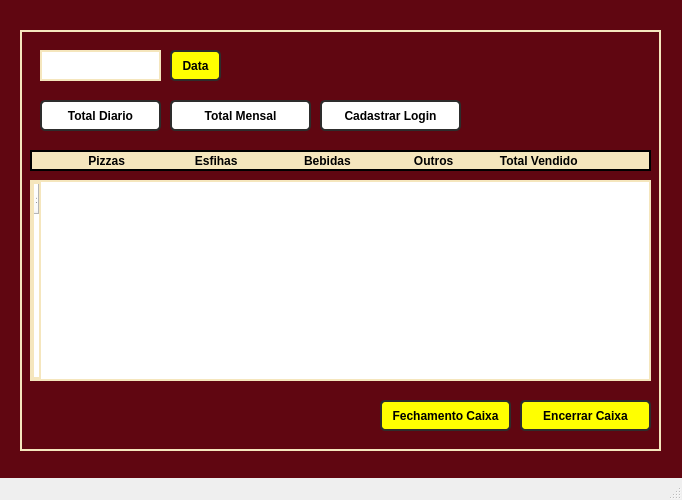
<?xml version="1.0" encoding="UTF-8"?>
<ui version="4.0">
 <class>MainWindow</class>
 <widget class="QMainWindow" name="MainWindow">
  <property name="geometry">
   <rect>
    <x>0</x>
    <y>0</y>
    <width>682</width>
    <height>500</height>
   </rect>
  </property>
  <property name="minimumSize">
   <size>
    <width>682</width>
    <height>500</height>
   </size>
  </property>
  <property name="maximumSize">
   <size>
    <width>682</width>
    <height>500</height>
   </size>
  </property>
  <property name="windowTitle">
   <string>Caixa</string>
  </property>
  <widget class="QWidget" name="centralwidget">
   <layout class="QHBoxLayout" name="horizontalLayout">
    <property name="spacing">
     <number>0</number>
    </property>
    <property name="leftMargin">
     <number>0</number>
    </property>
    <property name="topMargin">
     <number>0</number>
    </property>
    <property name="rightMargin">
     <number>0</number>
    </property>
    <property name="bottomMargin">
     <number>0</number>
    </property>
    <item>
     <widget class="QFrame" name="frame">
      <property name="styleSheet">
       <string notr="true">background-color: rgb(96, 6, 17);</string>
      </property>
      <property name="frameShape">
       <enum>QFrame::NoFrame</enum>
      </property>
      <property name="frameShadow">
       <enum>QFrame::Raised</enum>
      </property>
      <widget class="QFrame" name="frame_2">
       <property name="geometry">
        <rect>
         <x>20</x>
         <y>30</y>
         <width>641</width>
         <height>421</height>
        </rect>
       </property>
       <property name="styleSheet">
        <string notr="true">border: 2px solid rgb(245, 230, 189);</string>
       </property>
       <property name="frameShape">
        <enum>QFrame::StyledPanel</enum>
       </property>
       <property name="frameShadow">
        <enum>QFrame::Raised</enum>
       </property>
       <widget class="QTableWidget" name="tableWidget">
        <property name="geometry">
         <rect>
          <x>10</x>
          <y>150</y>
          <width>621</width>
          <height>201</height>
         </rect>
        </property>
        <property name="font">
         <font>
          <weight>75</weight>
          <bold>true</bold>
         </font>
        </property>
        <property name="styleSheet">
         <string notr="true">background-color: rgb(255, 255, 255);</string>
        </property>
        <row>
         <property name="text">
          <string>1</string>
         </property>
         <property name="font">
          <font>
           <pointsize>7</pointsize>
           <weight>75</weight>
           <bold>true</bold>
          </font>
         </property>
        </row>
       </widget>
       <widget class="QLabel" name="label_data">
        <property name="geometry">
         <rect>
          <x>20</x>
          <y>20</y>
          <width>121</width>
          <height>31</height>
         </rect>
        </property>
        <property name="font">
         <font>
          <weight>75</weight>
          <bold>true</bold>
         </font>
        </property>
        <property name="styleSheet">
         <string notr="true">background-color: rgb(255, 255, 255);</string>
        </property>
        <property name="text">
         <string/>
        </property>
       </widget>
       <widget class="QPushButton" name="calendario">
        <property name="geometry">
         <rect>
          <x>150</x>
          <y>20</y>
          <width>51</width>
          <height>31</height>
         </rect>
        </property>
        <property name="font">
         <font>
          <weight>75</weight>
          <bold>true</bold>
         </font>
        </property>
        <property name="styleSheet">
         <string notr="true">QPushButton{
	border: 2px solid rgb(45, 45, 45);
 	border-radius: 5px;
    padding: 5px;
     color: rgb(255,275,275);
	background-color: rgb(255, 255, 0);
}
QPushButton:hover{
	border: 2px solid rgb(55, 55, 55);
    color: rgb(0,0,0);
}
QPushButton:focus{
	border: 2px solid rgb(255, 207, 0);
     color: rgb(0, 0, 0);
}</string>
        </property>
        <property name="text">
         <string>Data</string>
        </property>
       </widget>
       <widget class="QPushButton" name="total_diario">
        <property name="geometry">
         <rect>
          <x>20</x>
          <y>70</y>
          <width>121</width>
          <height>31</height>
         </rect>
        </property>
        <property name="font">
         <font>
          <weight>75</weight>
          <bold>true</bold>
         </font>
        </property>
        <property name="styleSheet">
         <string notr="true">QPushButton{
	border: 2px solid rgb(45, 45, 45);
 	border-radius: 5px;
    padding: 5px;
     color: rgb(255,275,275);
	background-color: rgb(255, 255, 255);
}
QPushButton:hover{
	border: 2px solid rgb(55, 55, 55);
    color: rgb(0,0,0);
}
QPushButton:focus{
	border: 2px solid rgb(255, 207, 0);
     color: rgb(0, 0, 0);
}</string>
        </property>
        <property name="text">
         <string>Total Diario</string>
        </property>
       </widget>
       <widget class="QPushButton" name="total_mensal">
        <property name="geometry">
         <rect>
          <x>150</x>
          <y>70</y>
          <width>141</width>
          <height>31</height>
         </rect>
        </property>
        <property name="font">
         <font>
          <weight>75</weight>
          <bold>true</bold>
         </font>
        </property>
        <property name="styleSheet">
         <string notr="true">QPushButton{
	border: 2px solid rgb(45, 45, 45);
 	border-radius: 5px;
    padding: 5px;
     color: rgb(255,275,275);
	background-color: rgb(255, 255, 255);
}
QPushButton:hover{
	border: 2px solid rgb(55, 55, 55);
    color: rgb(0,0,0);
}
QPushButton:focus{
	border: 2px solid rgb(255, 207, 0);
     color: rgb(0, 0, 0);
}</string>
        </property>
        <property name="text">
         <string>Total Mensal</string>
        </property>
       </widget>
       <widget class="QPushButton" name="encerrar">
        <property name="geometry">
         <rect>
          <x>500</x>
          <y>370</y>
          <width>131</width>
          <height>31</height>
         </rect>
        </property>
        <property name="font">
         <font>
          <weight>75</weight>
          <bold>true</bold>
         </font>
        </property>
        <property name="styleSheet">
         <string notr="true">QPushButton{
	border: 2px solid rgb(45, 45, 45);
 	border-radius: 5px;
    padding: 5px;
     color: rgb(255,275,275);
	background-color: rgb(255, 255, 0);
}
QPushButton:hover{
	border: 2px solid rgb(55, 55, 55);
    color: rgb(0,0,0);
}
QPushButton:focus{
	border: 2px solid rgb(255, 207, 0);
     color: rgb(0, 0, 0);
}</string>
        </property>
        <property name="text">
         <string>Encerrar Caixa</string>
        </property>
       </widget>
       <widget class="QPushButton" name="fechamento">
        <property name="geometry">
         <rect>
          <x>360</x>
          <y>370</y>
          <width>131</width>
          <height>31</height>
         </rect>
        </property>
        <property name="font">
         <font>
          <weight>75</weight>
          <bold>true</bold>
         </font>
        </property>
        <property name="styleSheet">
         <string notr="true">QPushButton{
	border: 2px solid rgb(45, 45, 45);
 	border-radius: 5px;
    padding: 5px;
     color: rgb(255,275,275);
	background-color: rgb(255, 255, 0);
}
QPushButton:hover{
	border: 2px solid rgb(55, 55, 55);
    color: rgb(0,0,0);
}
QPushButton:focus{
	border: 2px solid rgb(255, 207, 0);
     color: rgb(0, 0, 0);
}</string>
        </property>
        <property name="text">
         <string>Fechamento Caixa</string>
        </property>
       </widget>
       <widget class="QPushButton" name="cadastrar_login">
        <property name="geometry">
         <rect>
          <x>300</x>
          <y>70</y>
          <width>141</width>
          <height>31</height>
         </rect>
        </property>
        <property name="font">
         <font>
          <weight>75</weight>
          <bold>true</bold>
         </font>
        </property>
        <property name="styleSheet">
         <string notr="true">QPushButton{
	border: 2px solid rgb(45, 45, 45);
 	border-radius: 5px;
    padding: 5px;
     color: rgb(255,275,275);
	background-color: rgb(255, 255, 255);
}
QPushButton:hover{
	border: 2px solid rgb(55, 55, 55);
    color: rgb(0,0,0);
}
QPushButton:focus{
	border: 2px solid rgb(255, 207, 0);
     color: rgb(0, 0, 0);
}</string>
        </property>
        <property name="text">
         <string>Cadastrar Login</string>
        </property>
       </widget>
       <widget class="QFrame" name="frame_8">
        <property name="geometry">
         <rect>
          <x>10</x>
          <y>120</y>
          <width>621</width>
          <height>21</height>
         </rect>
        </property>
        <property name="styleSheet">
         <string notr="true">background-color: rgb(245, 230, 189);
border: 2px solid rgb(255, 275, 275);
border-radius: 0px;</string>
        </property>
        <property name="frameShape">
         <enum>QFrame::StyledPanel</enum>
        </property>
        <property name="frameShadow">
         <enum>QFrame::Raised</enum>
        </property>
        <widget class="QLabel" name="label_11">
         <property name="geometry">
          <rect>
           <x>20</x>
           <y>3</y>
           <width>581</width>
           <height>16</height>
          </rect>
         </property>
         <property name="font">
          <font>
           <weight>75</weight>
           <bold>true</bold>
          </font>
         </property>
         <property name="styleSheet">
          <string notr="true">QLabel{
border: 2px solid rgb(245, 230, 189);

}</string>
         </property>
         <property name="text">
          <string>          Pizzas                     Esfihas                    Bebidas                   Outros              Total Vendido</string>
         </property>
        </widget>
       </widget>
      </widget>
     </widget>
    </item>
   </layout>
  </widget>
  <widget class="QMenuBar" name="menubar">
   <property name="geometry">
    <rect>
     <x>0</x>
     <y>0</y>
     <width>682</width>
     <height>21</height>
    </rect>
   </property>
  </widget>
  <widget class="QStatusBar" name="statusbar"/>
 </widget>
 <resources/>
 <connections/>
</ui>
